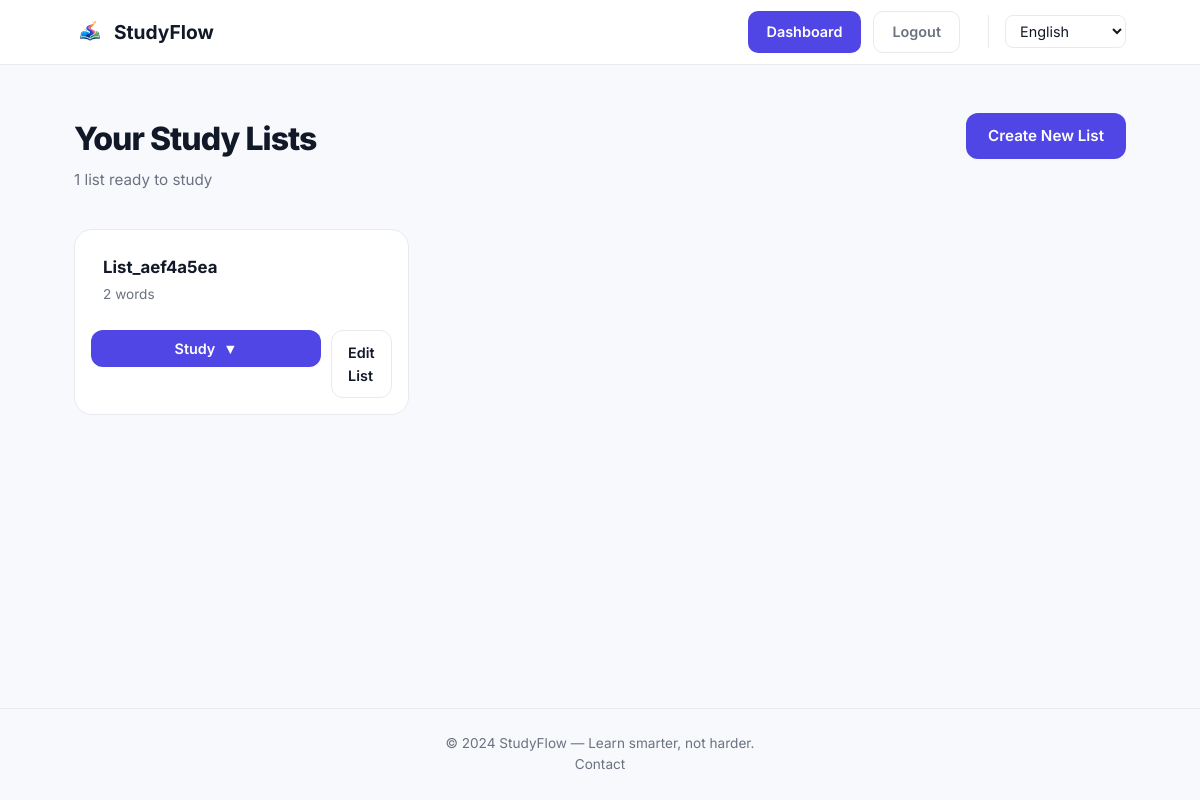
The page /dashboard (signed in) on the database its author committed.
### app.py (models this page shows)
class WordList(db.Model):
    id      = db.Column(db.Integer, primary_key=True)
    name    = db.Column(db.String(100), nullable=False)
    user_id = db.Column(db.Integer, db.ForeignKey('user.id'), nullable=False)
    words   = db.relationship('Word', backref='word_list', lazy=True, cascade="all, delete-orphan")

### app.py (the view)
@app.route("/dashboard", defaults={'lang': DEFAULT_LANGUAGE})
@app.route("/<lang>/dashboard")
@login_required
def dashboard(lang):
    validate_language(lang)
    user = get_current_user()
    lists = WordList.query.filter_by(user_id=user.id).order_by(WordList.id.desc()).all()
    return render_template("dashboard.html", lists=lists)

### app.py (called while the page is built)
def validate_language(lang):
    if lang is None:
        return DEFAULT_LANGUAGE
    if lang in LANGUAGES:
        return lang
    abort(404)

def get_current_language():
    view_args = request.view_args or {}
    lang = view_args.get('lang')
    if lang in PREFIX_LANGUAGES:
        return lang
    if lang == DEFAULT_LANGUAGE:
        return DEFAULT_LANGUAGE
    return DEFAULT_LANGUAGE

def get_locale():
    return get_current_language()

def translate_text(message, *args, **kwargs):
    lang = get_current_language()
    translated = message
    try:
        babel_value = gettext(message)
        if babel_value and babel_value != message:
            translated = babel_value
        else:
            translated = load_po_catalog(lang).get(message, message)
    except Exception:
        translated = load_po_catalog(lang).get(message, message)
    try:
        if kwargs:
            translated = translated % kwargs
        elif args:
            translated = translated % args
    except Exception:
        pass
    return translated

def localized_url(endpoint, lang=None, **values):
    target_lang = validate_language(lang) if lang else get_current_language()
    cleaned_values = {k: v for k, v in values.items() if v is not None}
    if target_lang == DEFAULT_LANGUAGE:
        cleaned_values.pop('lang', None)
    else:
        cleaned_values['lang'] = target_lang
    return url_for(endpoint, **cleaned_values)

def switch_language_url(lang):
    target_lang = validate_language(lang)
    endpoint = request.endpoint
    if not endpoint or endpoint == 'static':
        return localized_url('index', lang=target_lang)
    args = dict(request.view_args or {})
    args.pop('lang', None)
    try:
        base_url = localized_url(endpoint, lang=target_lang, **args)
    except BuildError:
        base_url = localized_url('index', lang=target_lang)
    if request.query_string:
        return f"{base_url}?{request.query_string.decode('utf-8')}"
    return base_url

def asset_url(filename):
    full_path = os.path.join(app.static_folder, filename)
    version = int(os.path.getmtime(full_path)) if os.path.exists(full_path) else 0
    return url_for('static', filename=filename, v=version)

@login_manager.user_loader
def load_user(user_id):
    return User.query.get(int(user_id))

def get_current_user():
    return current_user if current_user.is_authenticated else None

### templates/dashboard.html (shortened to what this page needs)
{% extends "base.html" %}
{% block content %}
<div class="container page-top">
    <div class="page-header">
        <div>
            <h1 class="page-title">{{ _('Your Study Lists') }}</h1>
            <p class="page-subtitle">
                {% if lists %}
                    {{ lists|length }} {{ _('list') if lists|length == 1 else _('lists') }} {{ _('ready to study') }}
                {% else %}
                    {{ _('No lists yet — create your first one!') }}
                {% endif %}
            </p>
        </div>
        <a href="{{ localized_url('create_list') }}" class="btn btn-primary">{{ _('Create New List') }}</a>
    </div>
    {% if lists %}
        <div class="lists-grid">
        {% for list in lists %}
        <div class="list-card">
            <div class="list-card-top">
                <h3 class="list-name">{{ list.name }}</h3>
                <p class="list-meta">
                    {{ list.words|length if list.words else 0 }} word{{ 's' if (list.words|length if list.words else 0) != 1 }}
                </p>
            </div>
            <div class="list-card-bottom">
                <div class="dropdown-menu" style="flex: 1;">
                    <button class="dropdown-toggle" data-dropdown="dropdown-{{ list.id }}">
                        Study
                        <span class="dropdown-icon">▼</span>
                    </button>
                </div>
                <a href="{{ localized_url('edit_list', list_id=list.id) }}" class="btn-edit-list">{{ _('Edit List') }}</a>
            </div>
        </div>
        {% endfor %}
        </div>
    {% endif %}
</div>
{% endblock %}

### templates/base.html (shortened to what this page needs)
<!DOCTYPE html>
<html lang="{{ get_current_language() }}">
<head>
    <link rel="stylesheet" href="{{ asset_url('css/style.css') }}">
</head>
<body>
    <nav class="navbar">
        <div class="nav-container">
            <a href="{{ localized_url('index') }}" class="nav-logo">
                <img src="{{ asset_url('img/studyflow_logo_transparent.png') }}" alt="StudyFlow Logo" class="logo-img" onerror="this.style.display='none'">
                <span class="logo-text">StudyFlow</span>
            </a>
            <div class="nav-links">
                {% if current_user %}
                    <a href="{{ localized_url('dashboard') }}" class="nav-btn nav-btn-primary">{{ _('Dashboard') }}</a>
                    <a href="{{ localized_url('logout') }}" class="nav-btn nav-btn-secondary">{{ _('Logout') }}</a>
                {% else %}
                    <a href="{{ localized_url('login') }}" class="nav-btn nav-btn-secondary">{{ _('Login') }}</a>
                    <a href="{{ localized_url('register') }}" class="nav-btn nav-btn-primary">{{ _('Get Started') }}</a>
                {% endif %}
                <div class="language-selector">
                    <select
                        id="language-select"
                        class="language-select"
                        onchange="window.location.href=this.value"
                        aria-label="{{ _('Language') }}"
                    >
                        {% for lang_code in languages %}
                            <option value="{{ switch_language_url(lang_code) }}" {% if get_current_language() == lang_code %}selected{% endif %}>{{ language_names[lang_code] }}</option>
                        {% endfor %}
                    </select>
                </div>
            </div>
        </div>
    </nav>
    <main class="main-content">
        {% block content %}{% endblock %}
    </main>
    <footer class="footer">
        <div class="footer-container">
            <p>© 2024 StudyFlow — {{ _('Learn smarter, not harder.') }}</p>
            <p><a href="{{ localized_url('contact') }}" class="footer-link">{{ _('Contact') }}</a></p>
        </div>
    </footer>
</body>
</html>

### rows shown on the page
WordList: name "List_aef4a5ea", words|length "2", words "s"

### other values the page prints
{{ lists|length }} "1"
form field value "English"
